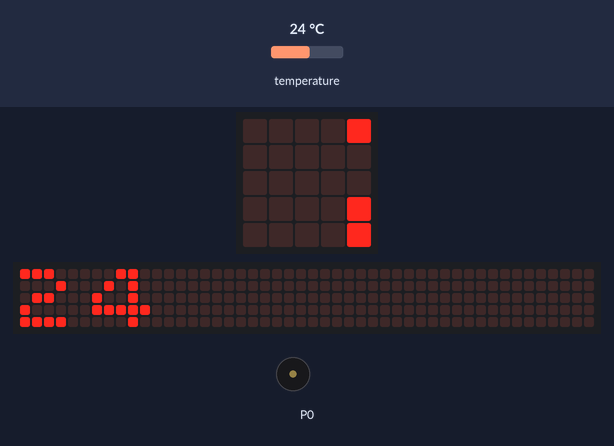
Simulated run of this program. Board: BBC micro:bit (MakeCode). On the bench: the board's 5×5 LED display, a strip that is not on the board, showing the scrolling text unrolled, buzzer (waves = sounding). Inputs (shaded band) come from the test bench; at power-on: temperature 24 °C. The 48×5 strip is a reading aid, not a part: it shows the text the display is scrolling, unrolled, one strip-width of it at a time. At 19.8 s the program stops and its outputs stay as they are.

Above: at 0.2 s.
At 2.5 s:
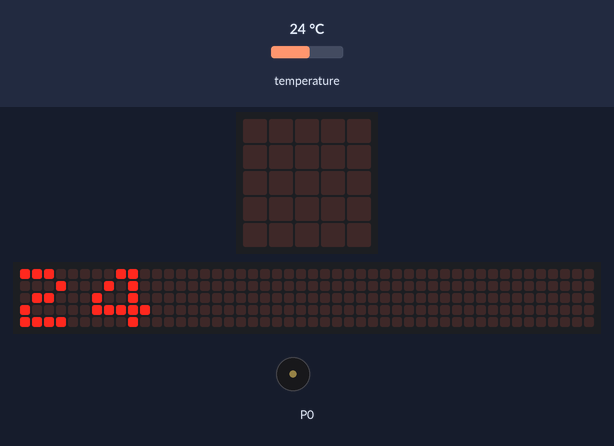
At 3.4 s:
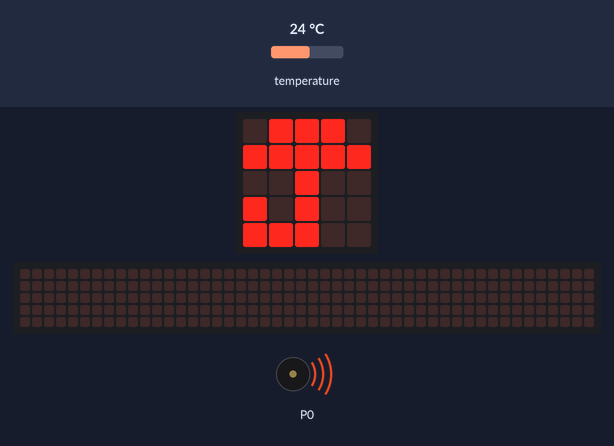
At 19.9 s:
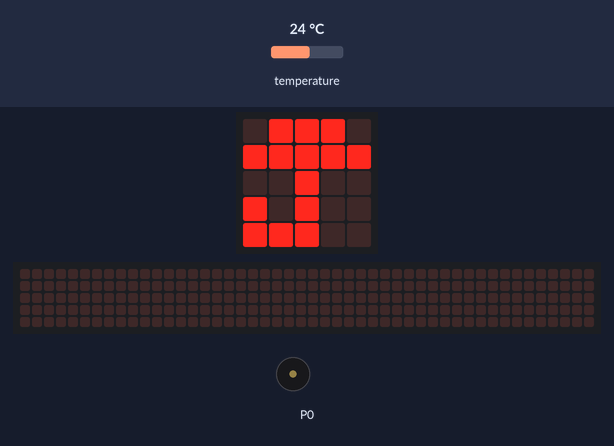
Timing chart, 0 to 21.3 s (numbered marks = the images above):
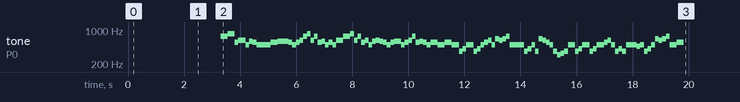

The program:

main.ts
```typescript
basic.showNumber(input.temperature())
if (input.temperature() < 30) {
    basic.showIcon(IconNames.Umbrella)
    music._playDefaultBackground(music.builtInPlayableMelody(Melodies.Nyan), music.PlaybackMode.InBackground)
} else {
    basic.showIcon(IconNames.TShirt)
    music._playDefaultBackground(music.builtInPlayableMelody(Melodies.Entertainer), music.PlaybackMode.InBackground)
}
```

test.ts
```typescript
// aquí va el archivo "tests"; esto no se compilará cuando este paquete se utilice como una extensión.
```

Measured:
- by itself, tone on P0: plays 740 Hz for 0.26 s, 831 Hz for 0.26 s, 554 Hz for 0.13 s, 622 Hz for 0.26 s, 494 Hz for 0.13 s, 587 Hz for 0.13 s … (101 notes in this stretch)
